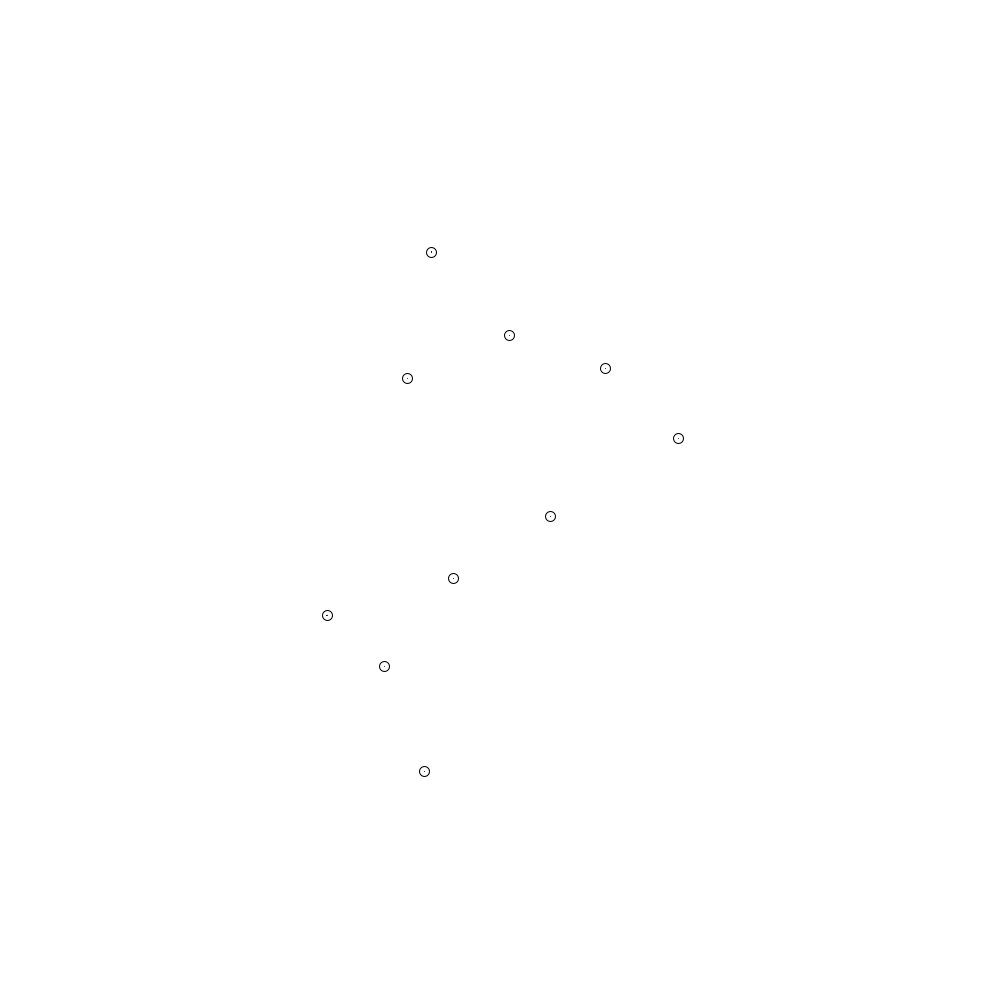
Frame 1 (no input)
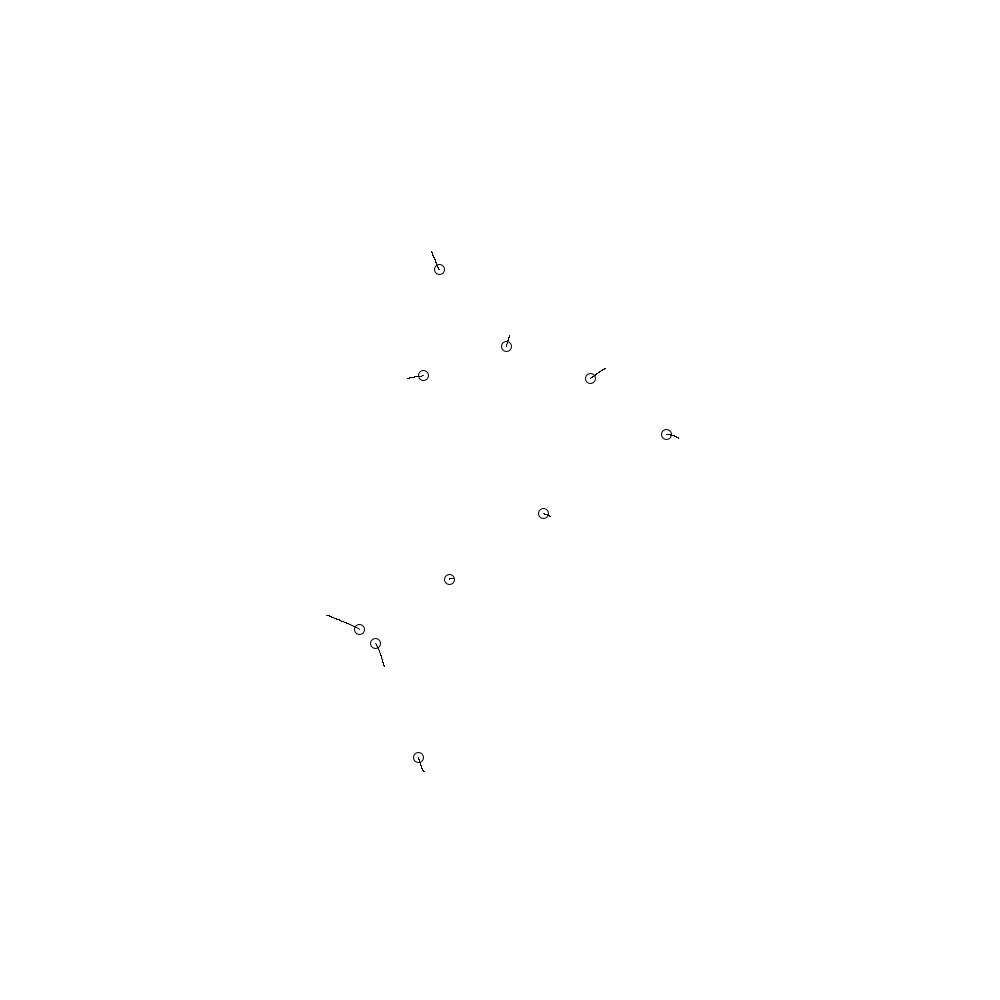
Frame 60 (the mouse pressed at the canvas centre just before this capture)
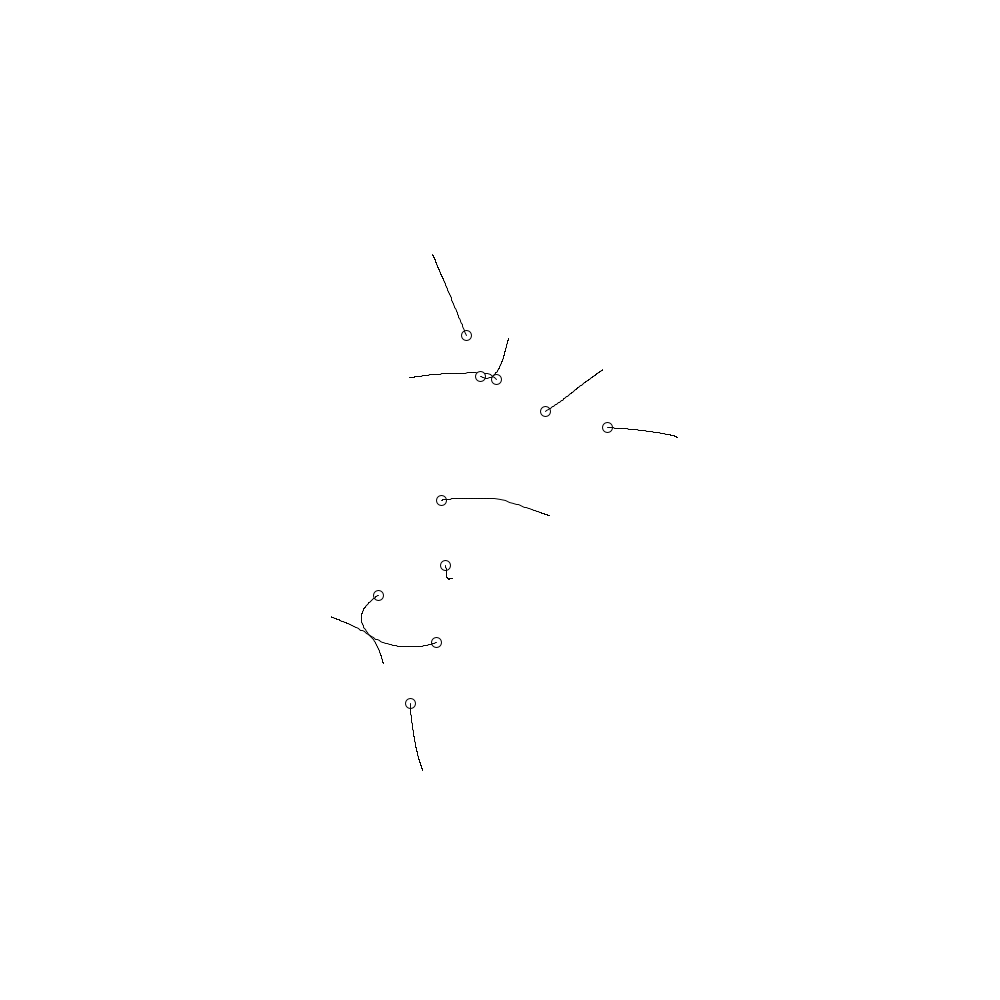
Frame 120 (the mouse held since frame 60 and released just before this capture)

The Processing sketch that drew these frames (run headless with seeded random() and noise(); from frame 60 on, the mouse is pressed at the canvas centre):

// Processing sketch: gravity_1
// ── gravity_1.pde
/*
This is a Processing version of the p5.js code gravity.js.

gravity.js BY Anders Hoff, a.k.a. inconvergent (inconvergent.net)
Processing version BY Lali Barriere (lalibarriere.net)

p5.js code can be found at
https://github.com/inconvergent/inconvergent-sandbox
*/


int n;
Trail[] trails;
float stepSize;
int maxLength;
float radius;

// Tweak the parameters!!! 
//---------------------------------------------------
void setup() {
  size(1000, 1000);
  // make n lists of trails inside radius.
  // each list contains the trail of a body as it moves. 
  // the last element is the most recent.

  n = 10;
  stepSize = 0.01;  
  maxLength = 100; 

  PVector mid = new PVector(width/2, height/2);
  radius = 300;
  trails = new Trail[n];
  for (int i=0; i<n; i++) {
    PVector a = PVector.fromAngle(random(TWO_PI));
    float r = radius*sqrt(random(1));
    a.mult(r);
    a.add(mid);
    trails[i] = new Trail(a);
  }

  frameRate(30);
}

//---------------------------------------------------
void draw() {
  background(255);
  step();

  for (int i=0; i<n; i++) {
    trails[i].display();
  }
}

//---------------------------------------------------
//---------------------------------------------------
//---------------------------------------------------
PVector getAcc(PVector a, PVector b) {
  PVector dx = b.copy().sub(a);
  float d = dx.mag();  
  if (d<10) { 
    d = 10;
  }

  dx.normalize().mult(1/(d*d));
  return dx;
}

//---------------------------------------------------
void step() {
  // most recent position of every body
  PVector[] curr = new PVector[n];
  for (int i=0; i<n; i++) {
    curr[i] = trails[i].last();
  }

  // for every pair of body, calculate the forces between them
  for (int i=0; i<n; i++) {
    PVector acc = new PVector();
    for (int j=0; j<n; j++) {
      // don't do anything since there are no forces between a body and itself
      if (i==j) {
        continue;
      }
      acc.add(getAcc(curr[i], curr[j]).mult(5000));
    }

    acc.add(getAcc(curr[i], new PVector(mouseX, mouseY)).mult(10000));

    trails[i].update(acc);
  }
}

// ── Trail.pde
class Trail {
  ArrayList<PVector> points;
  PVector v;

  Trail(PVector p) {
    points = new ArrayList<PVector>();
    points.add(p);

    v = PVector.fromAngle(random(TWO_PI));
    float r = 10*sqrt(random(1));
    v.mult(r);
    maxLength = 100;
  }

  //------------------------------------------------------
  PVector last() {
    return points.get(points.size()-1);
  }

  //------------------------------------------------------
  void display() {
    // draw body (only the last position of each trail)
    PVector p = last();
    ellipse(p.x, p.y, 10, 10);

    // draw trail
    for (int i=0; i<points.size()-1; i++) {
      p = points.get(i);
      PVector q = points.get(i+1);
      line(p.x, p.y, q.x, q.y);
    }
  }

  //------------------------------------------------------
  void update(PVector a) {
    // the new velocity is the old velocity + the acceleration +
    // a little bit of randomness
    PVector angle = PVector.fromAngle(random(TWO_PI));
    float r = sqrt(random(1));
    v.add(a).add(angle.mult(r)); 

    // new position is the old position + the velocity (multiplied by stepSize)
    PVector pos = last().copy().add(v.copy().mult(stepSize)); 
    points.add(pos);

    // make sure each trail is at most maxLength long
    while (points.size()>maxLength) {
      points.remove(0);
    }
  }
}
